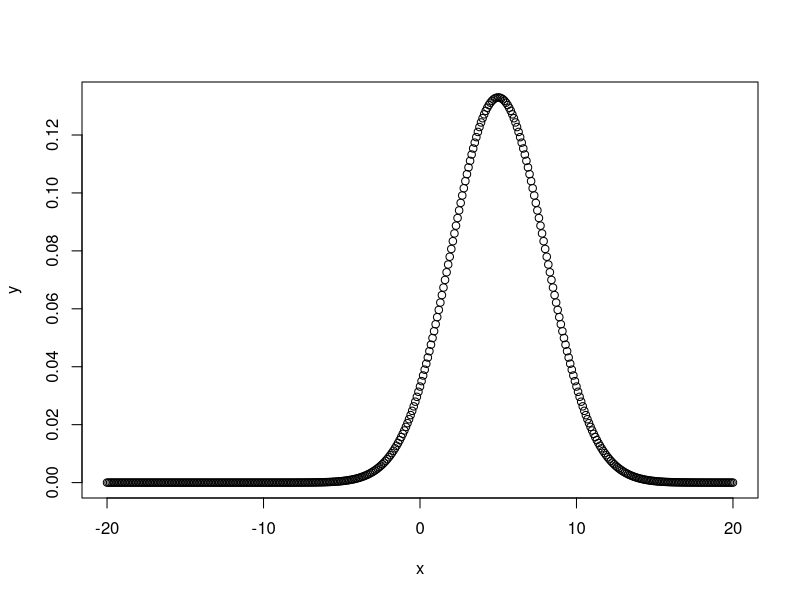
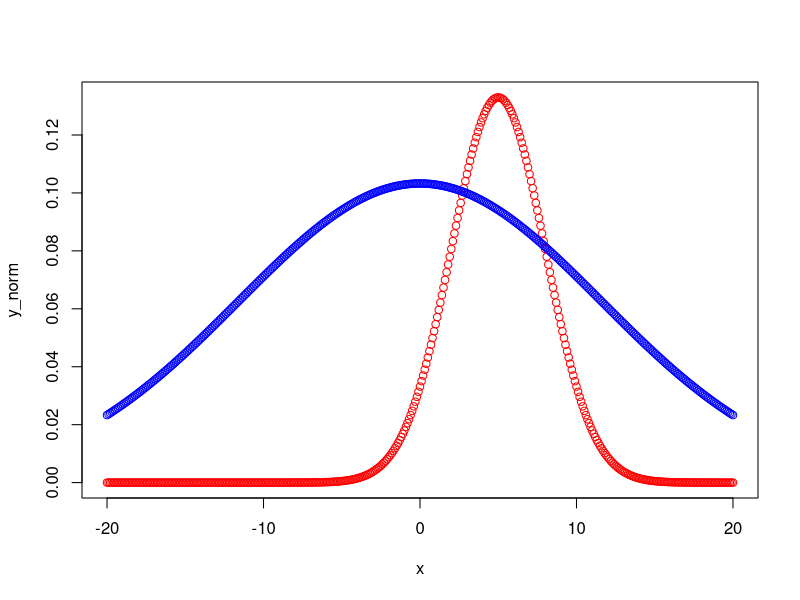
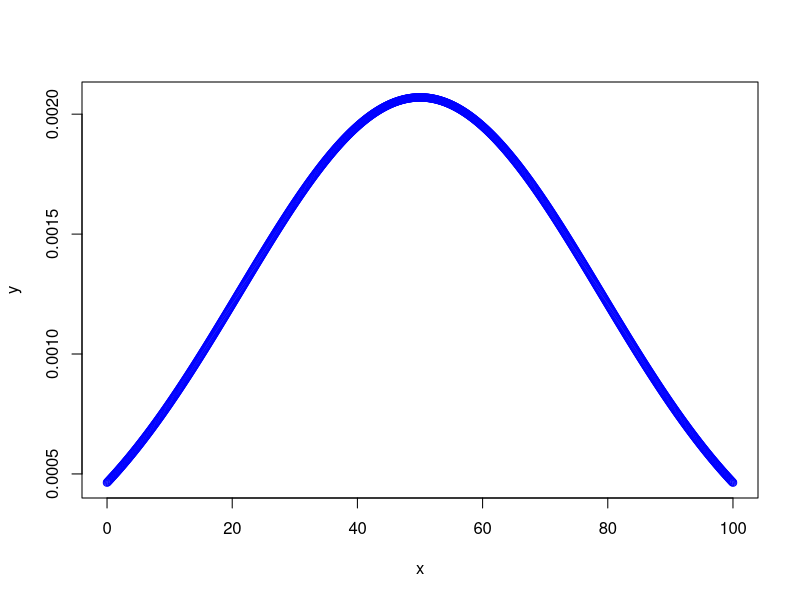

Source code (R) for these figures, in order:
normal_Distribution = function(m.mean,varience){
  x <<- seq(-20,20,by=0.1)
  
  pi = 3.14159
  e = 2.71828
  
  y = ( e**( -((x-m.mean)**2)/(2*varience) ) )*( 1/( sqrt(varience)*(sqrt(2*pi)) ) )
  y_norm <<- y
  print(y)
  
  plot(x,y, type="p", lwd=1)
}

normal_Distribution(5,9)

standard_Normal_Distribution = function(m.mean,varience){
  
  pi = 3.14159
  e = 2.71828
  
  z = (x-m.mean)/sqrt(varience)
  z.mean = mean(z)
  z.var= var(z)
  
  y = ( e**( -((z-z.mean)**2)/(2*z.var) ) )*( 1/( sqrt(z.var)*(sqrt(2*pi)) ) )
  print(y)
  plot(x,y_norm, type="b", lwd=1,col="red")
  lines(x,y,type="p",lwd=1,col="blue")
}
standard_Normal_Distribution(5,9)




# Question 2
generate = function(m.mean,sd){
  x <<- seq(0,100,by=0.1)
  varience = sd**2
  pi = 3.14159
  e = 2.71828
  
  y <<- ( e**( -((x-m.mean)**2)/(2*varience) ) )*( 1/( sqrt(varience)*(sqrt(2*pi)) ) )
  z = (x-m.mean)/sqrt(varience)
  z.mean = mean(z)
  z.var= var(z)
  
  y = ( e**( -((z-z.mean)**2)/(2*z.var) ) )*( 1/( sqrt(z.var)*(sqrt(2*pi)) ) )
  print(y)
  plot(x,y,col="blue")
  
}
generate(0.2,0.15)


